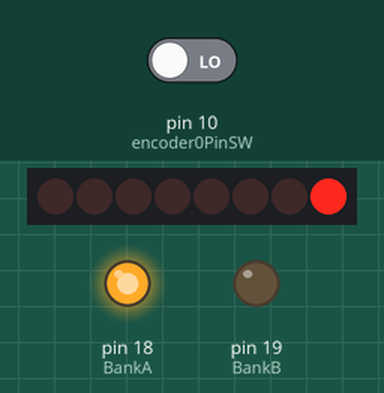
Bench run of a sketch on a simulated Arduino Uno, built with avr-gcc and run on an emulated ATmega328P. On the bench: 8 shift-register outputs drawn as a row of LEDs (first output left, lit = HIGH), output pins drawn as LEDs (lit = HIGH). Wiring (inferred from the names in the program): shift register (74HC595): data pin 6; shift clock pin 8; latch pin 7. Wiring (inferred from the signals the program sends): row of LEDs: on Q0, Q1, Q2, Q3, Q4, Q5, Q6, Q7. Inputs (shaded band) come from the test bench; at power-on: pin 10 (encoder0PinSW) LOW. Pins used as bus, display or sensor lines are not drawn; what the sketch prints to the serial monitor is not drawn.

Above: at 0.3 s.
At 1.2 s:
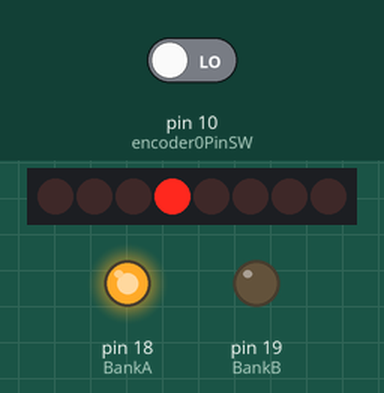
1.3 s: pin 10 (encoder0PinSW) driven HIGH
At 1.5 s:
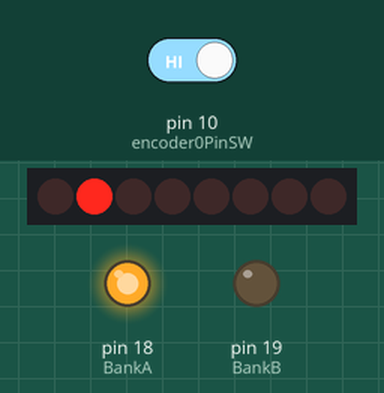
Timing chart, 0 to 9.5 s (numbered marks = the images above; inputs shaded):
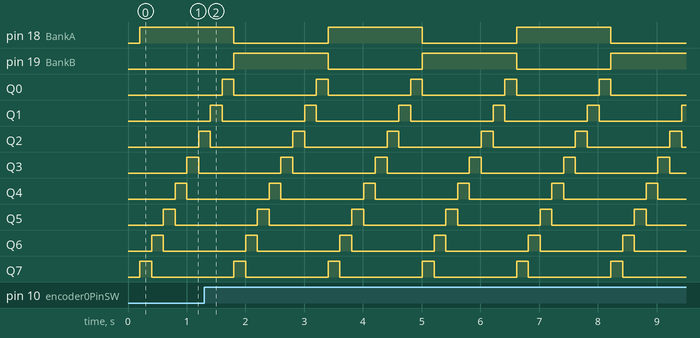

The sketch:

RingLed.ino
```cpp
// Using ESP32-C3 NodeMCU pins
// RingLED Pins

const int dataPin = 6;   //Outputs the byte to transfer (Ser)
const int loadPin = 7;   //Controls the internal transference of data in SN74HC595 internal registers (RClk)
const int clockPin = 8;  //Generates the clock signal to control the transference of data (SRClk)
const int BankA = 18;     // Selects BankA - LEDs 1-8
const int BankB = 19;     // Selects BankB - LEDs 9-16
long interval = 200;

// Encoder Pins
int encoder0PinA = 1;
int encoder0PinB = 2;
int encoder0PinSW = 10;

int counter = 0;                    //Use this variable to store "steps"
int currentStateClock;              //Store the status of the clock pin (HIGH or LOW)
int lastStateClock;                 //Store the PREVIOUS status of the clock pin (HIGH or LOW)
String currentDir ="";              //Use this to print text

void setup() {
  Serial.begin (115200);
  Serial.print("Starting up...");
  pinMode(dataPin, OUTPUT);
  pinMode(loadPin, OUTPUT);
  pinMode(clockPin, OUTPUT);
  pinMode(BankA, OUTPUT);
  pinMode(BankB, OUTPUT);
  // Set both banks to LOW as default since there is no pull-down resistors on V1 boards
  digitalWrite(BankA, LOW);
  digitalWrite(BankB, LOW);

  pinMode(encoder0PinA,INPUT_PULLUP);
  pinMode(encoder0PinB,INPUT_PULLUP);
  pinMode(encoder0PinSW, INPUT);

  lastStateClock = digitalRead(encoder0PinA);
}


unsigned long integerData = 1;
unsigned long total = 1;
void ringLED() {
  static long currentMillis;
  if (millis() - currentMillis >= interval) {
    if (total <=  128) {digitalWrite(BankA, HIGH);digitalWrite(BankB, LOW);}
    if (total >  128) {digitalWrite(BankA, LOW);digitalWrite(BankB, HIGH);}
    // Send data to IC
    digitalWrite(loadPin, LOW);
    shiftOut(dataPin, clockPin, LSBFIRST, integerData);
    digitalWrite(loadPin, HIGH);
    // Shift bits
    integerData = integerData << 1;
    total = total << 1;
    // Wrap around
    if (integerData > 128) {integerData = 1;}
    if (total > 65535) {total = 1;}
    currentMillis = millis();
   }
}

void rotEncoder() {
  currentStateClock = digitalRead(encoder0PinA);

  // If last and current state of Clock are different, then "pulse occurred"
  // React to only 1 state change to avoid double count
  if (currentStateClock != lastStateClock  && currentStateClock == 1){

    // If the Data state is different than the Clock state then
    // the encoder is rotating "CCW" so we decrement
    if (digitalRead(encoder0PinB) != currentStateClock) {
      counter --;
      currentDir ="Counterclockwise";
      interval --;
    } else {
      // Encoder is rotating CW so increment
      counter ++;
      currentDir ="Clockwise";
      interval ++;
    }

    Serial.print("Direction: ");
    Serial.print(currentDir);
    Serial.print(" | Counter: ");
    Serial.println(counter);
  }

  // We save last Clock state for next loop
  lastStateClock = currentStateClock;
}

void loop() {
  // Reset interval to default 200ms on button push
  if (digitalRead(encoder0PinSW) == HIGH) {
    interval = 200;
    Serial.print("Reset interval to: ");
    Serial.println(interval);
  }
  ringLED();
  rotEncoder();
}
```

Measured:
- by itself, pin 18 (BankA), pin 19 (BankB): alternates HIGH for 1.6 s and LOW for 1.6 s
